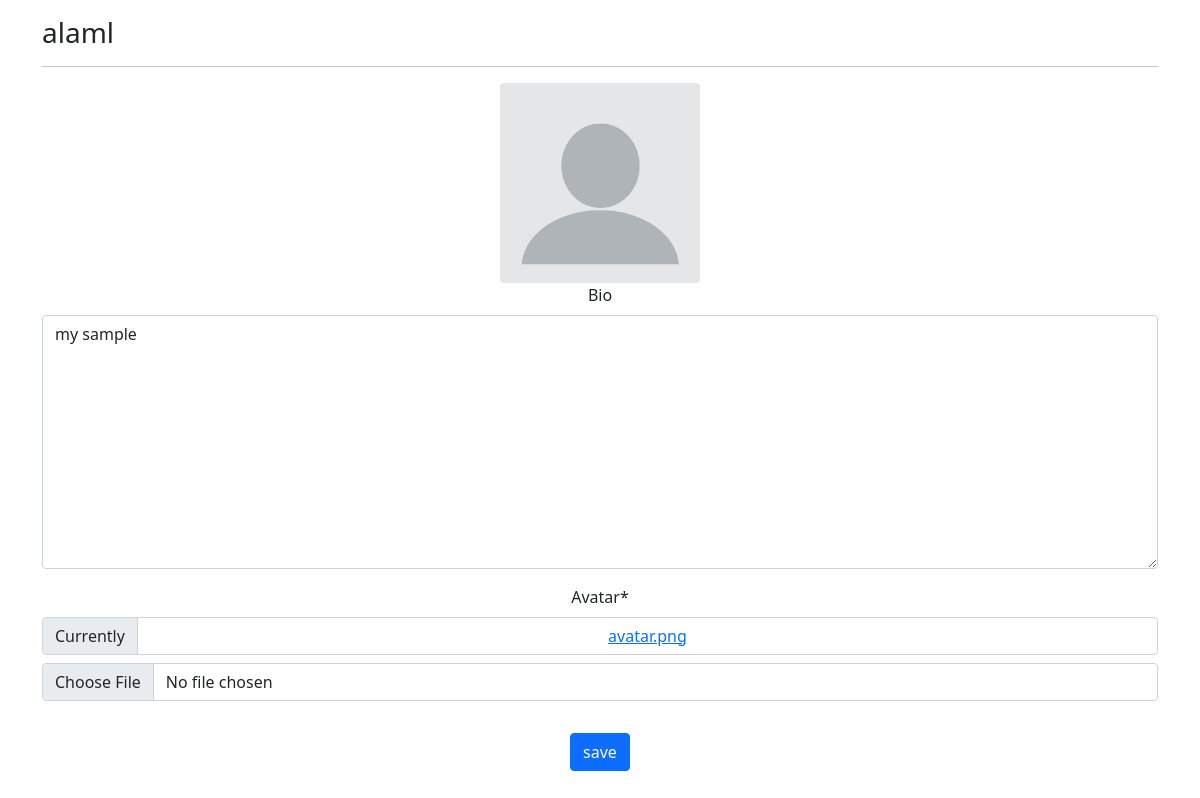
Page /profiles/my/ (signed in) on the earlier database version.
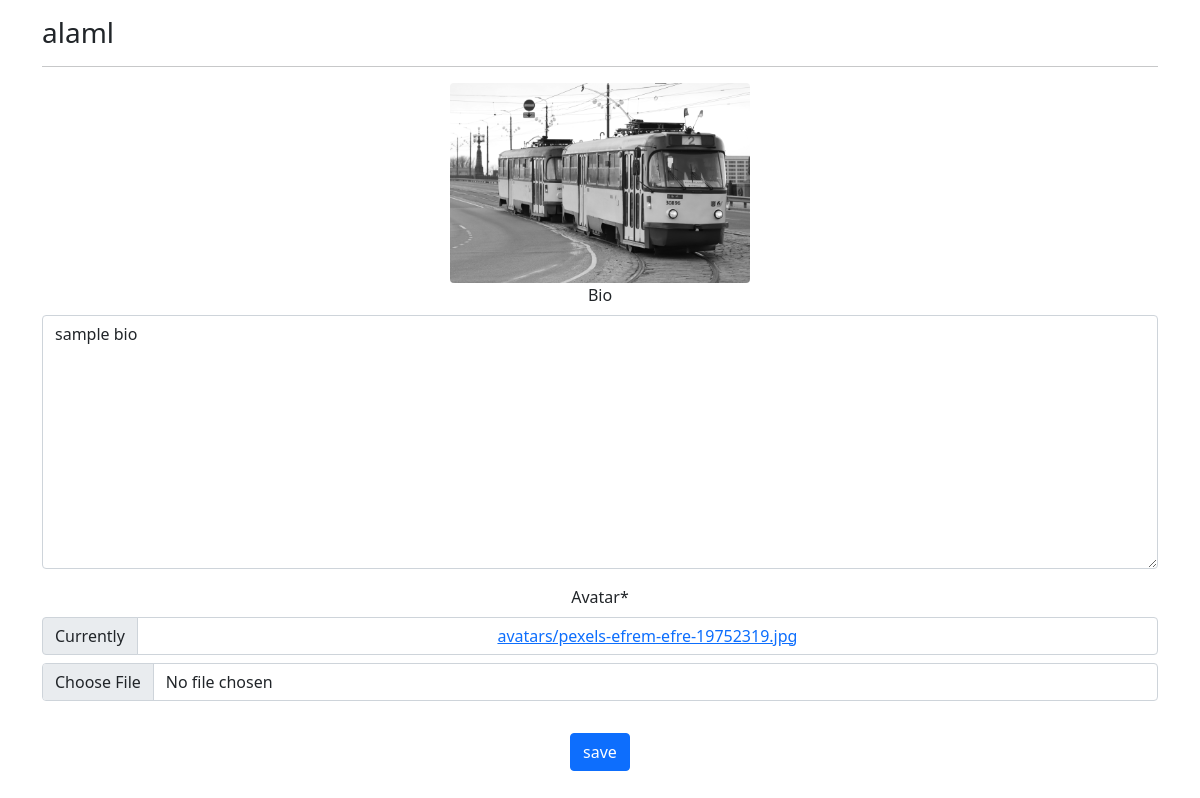
Same page on the later database version.
### profiles/models.py (models this page shows, shortened)
class Profile(models.Model):
    user = models.OneToOneField(User, on_delete=models.CASCADE)
    bio = models.TextField(blank = True)
    avatar = models.ImageField(default ='avatar.png', upload_to='avatars')
    updated = models.DateTimeField(auto_now=True)
    created = models.DateTimeField(auto_now_add=True)

### profiles/views.py (the view, shortened to what this page needs)
# urls.py: path('my/', my_profile_view, name='my-profile'),
@login_required
def my_profile_view(request):
    obj = Profile.objects.get(user=request.user)
    form = ProfileForm(request.POST or None, request.FILES or None, instance=obj)
    context = {
        'obj' : obj,
        'form': form,
    }
    return render(request, 'profiles/main.html', context)

### profiles/forms.py
class ProfileForm(forms.ModelForm):
    class Meta:
     model= Profile
     fields= ('bio','avatar')

### profiles/templates/profiles/main.html (shortened to what this page needs)
{% extends "base.html" %}
{% load static %}
{% load crispy_forms_tags %}
{% block content %}
    <h3>{{obj.user}}</h3>
    <hr>
    <div class="text-center" id="avatar-box">
        <img id="profile-avatar" src="{{obj.avatar.url}}" class="rounded" height="200px" width="auto" alt="{{obj.user.username}}"
    </div>
    <form id="profile-form">
            {{form|crispy}}
            <button type="submit" class="btn btn-primary mt-3">save</button>
    </form>
{% endblock content %}

Differences in the rows shown:
changed Profile "alaml": avatar: picture added in place of a placeholder; bio "my sample" → "sample bio"
Other differences:
text no longer shown: "Bio Avatar * Currently avatar.png"
text now shown: "Bio Avatar * Currently avatars/pexels-efrem-efre-19752319.jpg"
